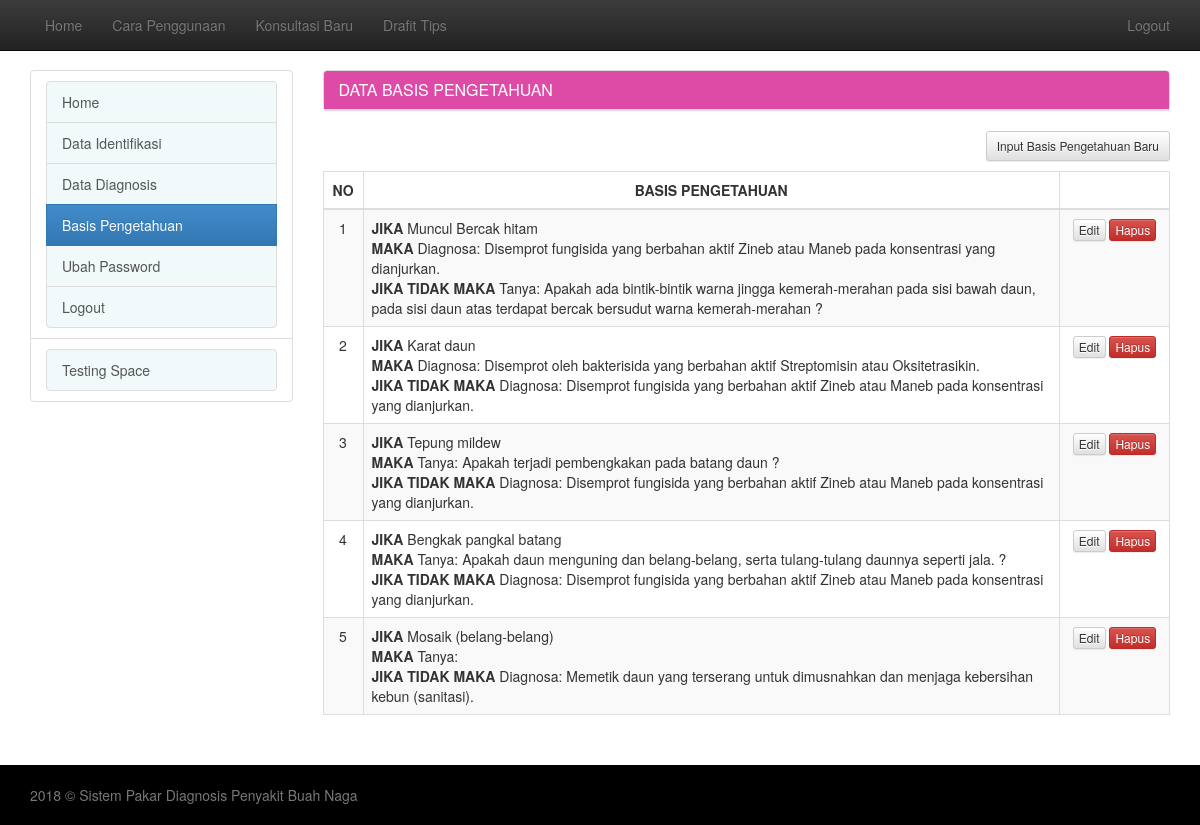
The app's page /?hal=pengetahuan (signed in) with its own data.
### tables this page shows
CREATE TABLE IF NOT EXISTS `pengetahuan` (
  `id_pengetahuan` int(11) NOT NULL AUTO_INCREMENT,
  `id_gejala` int(11) NOT NULL,
  `y_gejala` int(11) NOT NULL,
  `n_gejala` int(11) NOT NULL,
  `y_diagnosa` int(11) NOT NULL,
  `n_diagnosa` int(11) NOT NULL,
  PRIMARY KEY (`id_pengetahuan`)
);

CREATE TABLE IF NOT EXISTS `gejala` (
  `id_gejala` int(11) NOT NULL AUTO_INCREMENT,
  `kode` varchar(10) NOT NULL,
  `nama` varchar(255) NOT NULL,
  `pertanyaan` varchar(255) NOT NULL,
  `gambar` varchar(50) NOT NULL,
  PRIMARY KEY (`id_gejala`)
);

CREATE TABLE IF NOT EXISTS `diagnosa` (
  `id_diagnosa` int(11) NOT NULL AUTO_INCREMENT,
  `kode` varchar(10) NOT NULL,
  `penyakit` varchar(50) NOT NULL,
  `nama` text NOT NULL,
  PRIMARY KEY (`id_diagnosa`)
);

### index.php (called while the page is built, shortened)
<?php
require_once 'template.php';
?>

### admin/p_pengetahuan.php (the view, shortened to what this page needs)
<?php
$link_update='?hal=update_pengetahuan';
$no=0;$daftar='';
$q="select * from pengetahuan";
$q=mysqli_query($connect,$q);
if(mysqli_num_rows($q) > 0){
	while($h=mysqli_fetch_array($q)){
		$no++;
		$qq=mysqli_query($connect,"select * from gejala where id_gejala='".$h['id_gejala']."'");
		$hh=mysqli_fetch_array($qq);
		$gejala=$hh['nama'];
		if($h['y_gejala']!=0){
			$qq=mysqli_query($connect,"select * from gejala where id_gejala='".$h['y_gejala']."'");
			$hh=mysqli_fetch_array($qq);
			$next_y='Tanya: '.$hh['pertanyaan'];
		}
		if($h['n_gejala']!=0){
			$qq=mysqli_query($connect,"select * from gejala where id_gejala='".$h['n_gejala']."'");
			$hh=mysqli_fetch_array($qq);
			$next_n='Tanya: '.$hh['pertanyaan'];
		}
		if($h['y_diagnosa']!=0){
			$qq=mysqli_query($connect,"select * from diagnosa where id_diagnosa='".$h['y_diagnosa']."'");
			$hh=mysqli_fetch_array($qq);
			$next_y='Diagnosa: '.$hh['nama'];
		}
		if($h['n_diagnosa']!=0){
			$qq=mysqli_query($connect,"select * from diagnosa where id_diagnosa='".$h['n_diagnosa']."'");
			$hh=mysqli_fetch_array($qq);
			$next_n='Diagnosa: '.$hh['nama'];
		}
		$daftar.='
		  <tr>
			<td style="text-align:center;">'.$no.'</td>
			<td><strong>JIKA</strong> '.$gejala.' <br /><strong>MAKA</strong> '.$next_y.'<br /><strong>JIKA TIDAK MAKA</strong> '.$next_n.'</td>
			<td style="text-align:center;">
			<a href="'.$link_update.'&amp;id='.$h['id_pengetahuan'].'&amp;action=edit" class="btn btn-xs btn-default">Edit</a>
			<a href="#"  onclick="DeleteConfirm(\''.$link_update.'&id='.$h['id_pengetahuan'].'&action=delete\');return(false);" class="btn btn-xs btn-danger">Hapus</a>
			</td>
		  </tr>
		';
	}
}
?>
<div class="panel panel-default">
	<div class="panel-heading panel-heading-custom">
	  <h3 class="panel-title">DATA BASIS PENGETAHUAN</h3>
	</div>
</div>
		<div align="right" style="margin-bottom:10px;"><a href="<?php echo $link_update;?>" class="btn btn-sm btn-default">Input Basis Pengetahuan Baru</a></div>
		<table class="table table-striped table-hover table-bordered">
		  <thead>
		  <tr>
			<th style="text-align:center;" width="40">NO</th>
			<th style="text-align:center;">BASIS PENGETAHUAN</th>
			<th style="text-align:center;" width="110">&nbsp;</thd>
		  </tr>
		  </thead>
		  <tbody>
		  <?php echo $daftar;?>
		  </tbody>
		</table>

### css/theme.css (style rules this page uses)
body { padding-top: 70px; padding-bottom: 30px; }
html { position: relative; min-height: 100%; }
body { margin-bottom: 60px; }
.panel-default > .panel-heading-custom { background: #DE4BA6; color: #FFFFFF; }

### records on screen
pengetahuan: id_gejala.nama "Muncul Bercak hitam", diagnosa.nama "Diagnosa: Disemprot fungisida yang berbahan aktif Zineb atau Maneb pada konsentrasi yang dianjurkan.", gejala.pertanyaan "Tanya: Apakah ada bintik-bintik warna jingga kemerah-merahan pada sisi bawah daun, pada sisi daun atas terdapat bercak bersudut warna kemerah-merahan ?"
pengetahuan: id_gejala.nama "Karat daun", diagnosa.nama "Diagnosa: Disemprot oleh bakterisida yang berbahan aktif Streptomisin atau Oksitetrasikin.", diagnosa.nama "Diagnosa: Disemprot fungisida yang berbahan aktif Zineb atau Maneb pada konsentrasi yang dianjurkan."
pengetahuan: id_gejala.nama "Tepung mildew", gejala.pertanyaan "Tanya: Apakah terjadi pembengkakan pada batang daun ?", diagnosa.nama "Diagnosa: Disemprot fungisida yang berbahan aktif Zineb atau Maneb pada konsentrasi yang dianjurkan."
pengetahuan: id_gejala.nama "Bengkak pangkal batang", gejala.pertanyaan "Tanya: Apakah daun menguning dan belang-belang, serta tulang-tulang daunnya seperti jala. ?", diagnosa.nama "Diagnosa: Disemprot fungisida yang berbahan aktif Zineb atau Maneb pada konsentrasi yang dianjurkan."
pengetahuan: id_gejala.nama "Mosaik (belang-belang)", next_y "Tanya:", diagnosa.nama "Diagnosa: Memetik daun yang terserang untuk dimusnahkan dan menjaga kebersihan kebun (sanitasi)."
